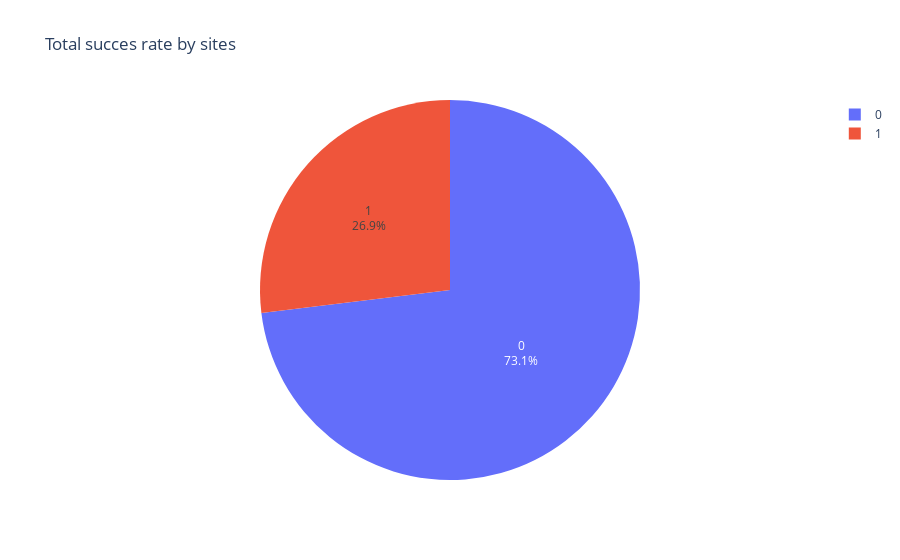

Here is the notebook cell this chart was saved with:
### Code cell
filtered_df = spacex_df[spacex_df['Launch Site']=="CCAFS LC-40"]
dx = filtered_df.groupby(["class"]).size().reset_index(name='Count')
fig = px.pie(dx, values="Count", names='class', title='Total succes rate by sites')
fig.update_traces(textposition='inside', textinfo='percent+label')
fig.show()

### Figure 1 — Plotly figure (JSON) as saved in the notebook; plotly's stock layout.template omitted (floating-point values rounded to 4 significant figures)
{"data": [{"domain": {"x": [0, 1], "y": [0, 1]}, "hovertemplate": "class=%{label}<br>Count=%{value}<extra></extra>", "labels": [0, 1], "legendgroup": "", "name": "", "showlegend": true, "textinfo": "percent+label", "textposition": "inside", "type": "pie", "values": [19, 7]}], "layout": {"legend": {"tracegroupgap": 0}, "title": {"text": "Total succes rate by sites"}}}
